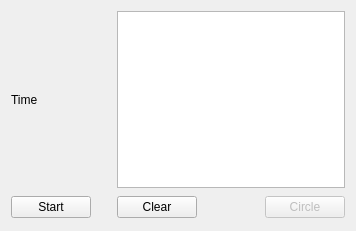
<?xml version="1.0" encoding="UTF-8"?>
<ui version="4.0">
 <class>Widget</class>
 <widget class="QWidget" name="Widget">
  <property name="geometry">
   <rect>
    <x>0</x>
    <y>0</y>
    <width>356</width>
    <height>231</height>
   </rect>
  </property>
  <property name="sizePolicy">
   <sizepolicy hsizetype="Minimum" vsizetype="Minimum">
    <horstretch>0</horstretch>
    <verstretch>0</verstretch>
   </sizepolicy>
  </property>
  <property name="windowTitle">
   <string>Секундомер</string>
  </property>
  <layout class="QGridLayout" name="gridLayout_2">
   <item row="0" column="0">
    <layout class="QGridLayout" name="gridLayout">
     <item row="0" column="0">
      <widget class="QLabel" name="lb_Time">
       <property name="text">
        <string>Time</string>
       </property>
      </widget>
     </item>
     <item row="0" column="2" colspan="3">
      <widget class="QTextBrowser" name="textBrowser"/>
     </item>
     <item row="2" column="4">
      <widget class="QPushButton" name="pb_Circle">
       <property name="enabled">
        <bool>false</bool>
       </property>
       <property name="text">
        <string>Circle</string>
       </property>
      </widget>
     </item>
     <item row="2" column="2">
      <widget class="QPushButton" name="pb_Clear">
       <property name="text">
        <string>Clear</string>
       </property>
      </widget>
     </item>
     <item row="2" column="0">
      <widget class="QPushButton" name="pb_Start">
       <property name="text">
        <string>Start</string>
       </property>
       <property name="checkable">
        <bool>true</bool>
       </property>
       <property name="checked">
        <bool>false</bool>
       </property>
      </widget>
     </item>
     <item row="2" column="3">
      <spacer name="verticalSpacer">
       <property name="orientation">
        <enum>Qt::Vertical</enum>
       </property>
       <property name="sizeType">
        <enum>QSizePolicy::Preferred</enum>
       </property>
       <property name="sizeHint" stdset="0">
        <size>
         <width>20</width>
         <height>40</height>
        </size>
       </property>
      </spacer>
     </item>
     <item row="2" column="1">
      <spacer name="verticalSpacer_2">
       <property name="orientation">
        <enum>Qt::Vertical</enum>
       </property>
       <property name="sizeType">
        <enum>QSizePolicy::Preferred</enum>
       </property>
       <property name="sizeHint" stdset="0">
        <size>
         <width>20</width>
         <height>40</height>
        </size>
       </property>
      </spacer>
     </item>
    </layout>
   </item>
  </layout>
 </widget>
 <resources/>
 <connections/>
</ui>
